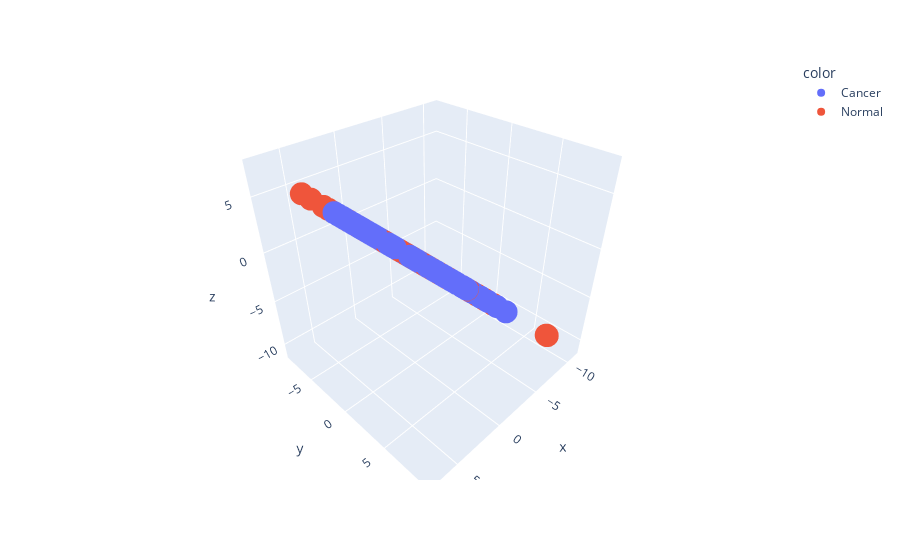

The notebook cell this image was saved under:
### Markdown cell above
Make a scatterplot of the first three principal components of the patients.

### Code cell
# not working - check solutions

px.scatter_3d(
    x = Phi[2,:],
    y = Phi[1,:],
    z = Phi[2,:],
    color = grp
)
